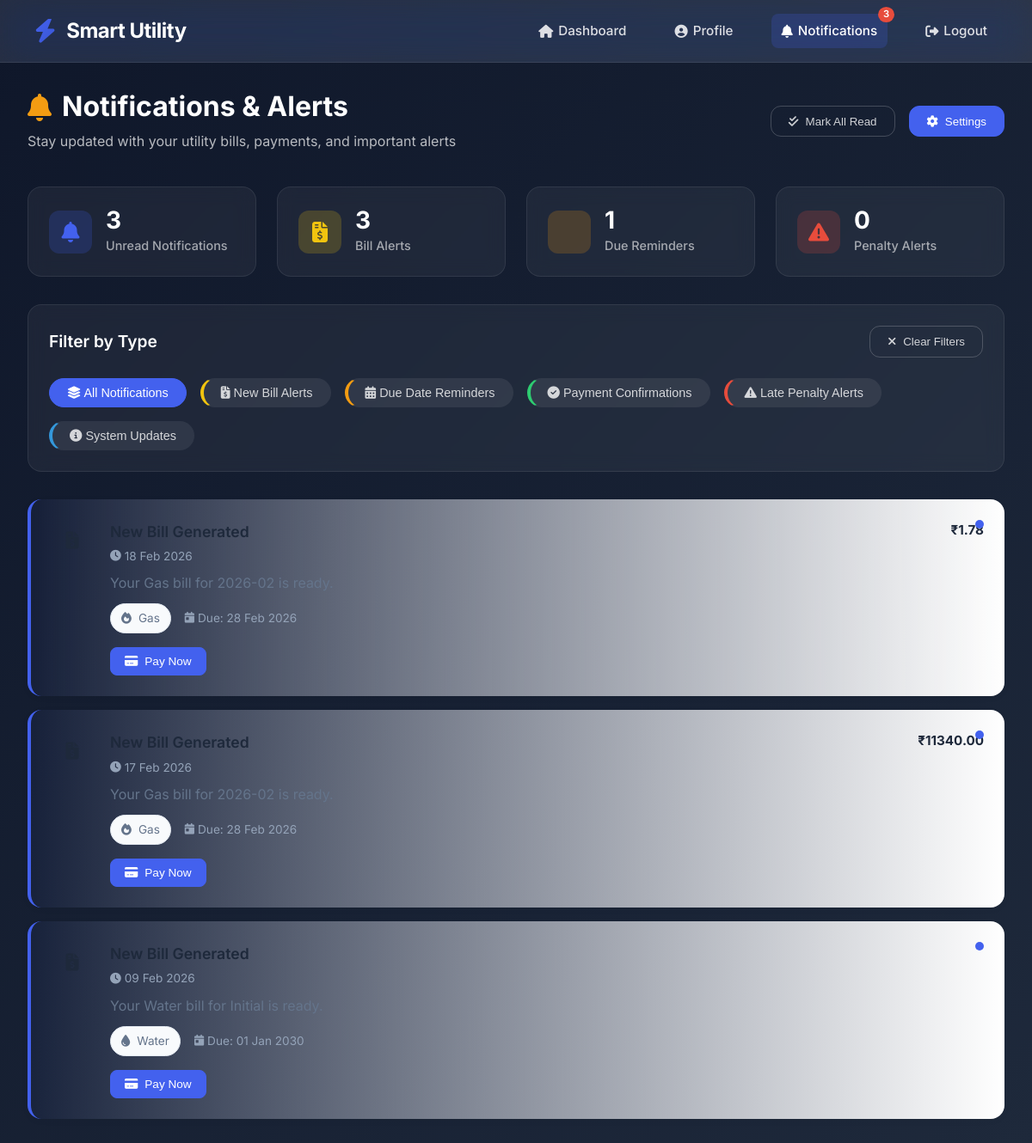
The app's page /consumer/notifications/ (signed in) with its own data.
### app/models.py (models this page shows, shortened)
class Bill(models.Model):
    CONNECTION_CHOICES = (
        ('ELECTRICITY', 'Electricity'),
        ('WATER', 'Water'),
        ('GAS', 'Gas'),
    )
    customer = models.ForeignKey(
        Customer,
        on_delete=models.CASCADE,
        related_name='bills'
    )
    connection_type = models.CharField(
        max_length=20,
        choices=CONNECTION_CHOICES
    )
    month = models.CharField(max_length=20)
    units_consumed = models.DecimalField(max_digits=10, decimal_places=2)
    rate_per_unit = models.DecimalField(max_digits=10, decimal_places=2)
    total_amount = models.DecimalField(max_digits=10, decimal_places=2)
    is_paid = models.BooleanField(default=False)
    bill_date = models.DateField(auto_now_add=True)
    due_date = models.DateField()
    razorpay_order_id = models.CharField(max_length=200, null=True, blank=True)
    generated_by = models.ForeignKey(
        Staff,
        on_delete=models.SET_NULL,
        null=True,
        blank=True,
        related_name='generated_bills'
    )
    created_at = models.DateTimeField(auto_now_add=True)

### app/views.py (the view)
# urls.py: path('consumer/notifications/',views.notifications,name='notifications'),
@login_required
def notifications(request):
    customer = Customer.objects.get(user=request.user)
    notifications = []
    bills = Bill.objects.filter(customer=customer).order_by('-bill_date')[:5]
    for bill in bills:
        notifications.append({
            "type": "bill",
            "unread": True,
            "icon": "fas fa-file-invoice-dollar",
            "title": "New Bill Generated",
            "message": f"Your {bill.connection_type.title()} bill for {bill.month} is ready.",
            "time": bill.bill_date.strftime("%d %b %Y"),
            "amount": bill.total_amount,
            "utility": bill.connection_type.title(),
            "utility_icon": "fas fa-bolt" if bill.connection_type == "ELECTRICITY"
                            else "fas fa-tint" if bill.connection_type == "WATER"
                            else "fas fa-fire",
            "due_date": bill.due_date.strftime("%d %b %Y"),
            "actions": [
                {
                    "label": "Pay Now",
                    "icon": "fas fa-credit-card",
                    "class": "primary",
                    "onclick": f"window.location.href='/consumer/bill/{bill.id}/'"
                }
            ]
        })
    unread_count = len(notifications)
    bill_alerts_count = len(notifications)
    due_reminders_count = Bill.objects.filter(
        customer=customer,
        is_paid=False
    ).count()
    penalty_alerts_count = Bill.objects.filter(
        customer=customer,
        is_paid=False,
        due_date__lt=now().date()
    ).count()
    context = {
        "notifications": notifications,
        "unread_count": unread_count,
        "bill_alerts_count": bill_alerts_count,
        "due_reminders_count": due_reminders_count,
        "penalty_alerts_count": penalty_alerts_count,
    }
    return render(request, "consumer/notification.html", context)

### app/templates/consumer/notification.html (shortened to what this page needs)
{% load static %}
<!DOCTYPE html>
<html lang="en">
<head>
    <link rel="stylesheet" href="https://cdnjs.cloudflare.com/ajax/libs/font-awesome/6.4.0/css/all.min.css">
</head>
<body>
<nav class="navbar">
    <div class="navbar-brand">
        <i class="fas fa-bolt"></i>
        <h1>Smart Utility</h1>
    </div>
    <div class="navbar-nav">
        <a href="{% url 'customer_dashboard' %}" class="nav-link">
            <i class="fas fa-home"></i>
            <span>Dashboard</span>
        </a>
        <a href="{% url 'profile' %}" class="nav-link">
            <i class="fas fa-user-circle"></i>
            <span>Profile</span>
        </a>
        <a href="#" class="nav-link active notification-badge">
            <i class="fas fa-bell"></i>
            <span>Notifications</span>
            {% if unread_count > 0 %}
            <span class="badge">{{ unread_count }}</span>
            {% endif %}
        </a>
        <a href="{% url 'customer_login' %}" class="nav-link">
            <i class="fas fa-sign-out-alt"></i>
            <span>Logout</span>
        </a>
    </div>
</nav>
<main class="notifications-container">
    <header class="notifications-header">
        <div>
            <h1 class="page-title">
                <i class="fas fa-bell"></i>
                Notifications & Alerts
            </h1>
            <p class="page-subtitle">Stay updated with your utility bills, payments, and important alerts</p>
        </div>
        <div class="filter-actions">
            <button class="action-btn" onclick="markAllAsRead()">
                <i class="fas fa-check-double"></i>
                Mark All Read
            </button>
            <button class="action-btn primary" onclick="openSettings()">
                <i class="fas fa-cog"></i>
                Settings
            </button>
        </div>
    </header>
    <div class="stats-cards">
        <div class="stat-card">
            <div class="stat-content">
                <div class="stat-icon unread">
                    <i class="fas fa-bell"></i>
                </div>
                <div class="stat-info">
                    <div class="stat-value">{{ unread_count }}</div>
                    <div class="stat-label">Unread Notifications</div>
                </div>
            </div>
        </div>
        <div class="stat-card">
            <div class="stat-content">
                <div class="stat-icon bills">
                    <i class="fas fa-file-invoice-dollar"></i>
                </div>
                <div class="stat-info">
                    <div class="stat-value">{{ bill_alerts_count }}</div>
                    <div class="stat-label">Bill Alerts</div>
                </div>
            </div>
        </div>
        <div class="stat-card">
            <div class="stat-content">
                <div class="stat-icon due">
                </div>
                <div class="stat-info">
                    <div class="stat-value">{{ due_reminders_count }}</div>
                    <div class="stat-label">Due Reminders</div>
                </div>
            </div>
        </div>
        <div class="stat-card">
            <div class="stat-content">
                <div class="stat-icon late">
                    <i class="fas fa-exclamation-triangle"></i>
                </div>
                <div class="stat-info">
                    <div class="stat-value">{{ penalty_alerts_count }}</div>
                    <div class="stat-label">Penalty Alerts</div>
                </div>
            </div>
        </div>
    </div>
    <section class="filters-section">
        <div class="filters-header">
            <h3 class="filters-title">Filter by Type</h3>
            <button class="action-btn" onclick="clearFilters()">
                <i class="fas fa-times"></i>
                Clear Filters
            </button>
        </div>
        <div class="filter-tags">
            <button class="filter-tag active" data-filter="all">
                <i class="fas fa-layer-group"></i>
                All Notifications
            </button>
            <button class="filter-tag bill-alert" data-filter="bill">
                <i class="fas fa-file-invoice-dollar"></i>
                New Bill Alerts
            </button>
            <button class="filter-tag due-reminder" data-filter="due">
                <i class="fas fa-calendar-alt"></i>
                Due Date Reminders
            </button>
            <button class="filter-tag payment-confirm" data-filter="payment">
                <i class="fas fa-check-circle"></i>
                Payment Confirmations
            </button>
            <button class="filter-tag late-penalty" data-filter="penalty">
                <i class="fas fa-exclamation-triangle"></i>
                Late Penalty Alerts
            </button>
            <button class="filter-tag system" data-filter="system">
                <i class="fas fa-info-circle"></i>
                System Updates
            </button>
        </div>
    </section>
    <div class="notifications-list">
        {% if notifications %}
            {% for notification in notifications %}
            <div class="notification-card {{ notification.type }} {% if notification.unread %}unread{% endif %}" data-type="{{ notification.type }}">
                {% if notification.unread %}
                <div class="unread-dot"></div>
                {% endif %}
                <div class="notification-icon {{ notification.type }}">
                    <i class="{{ notification.icon }}"></i>
                </div>
                <div class="notification-content">
                    <div class="notification-header">
                        <div>
                            <h3 class="notification-title">{{ notification.title }}</h3>
                            <span class="notification-time">
                                <i class="fas fa-clock"></i>
                                {{ notification.time }}
                            </span>
                        </div>
                        {% if notification.amount %}
                        <span class="notification-amount">₹{{ notification.amount }}</span>
                        {% endif %}
                    </div>
                    <p class="notification-message">{{ notification.message }}</p>
                    <div class="notification-meta">
                        {% if notification.utility %}
                        <span class="notification-utility">
                            <i class="{{ notification.utility_icon }}"></i>
                            {{ notification.utility }}
                        </span>
                        {% endif %}
                        {% if notification.due_date %}
                        <span class="notification-time">
                            <i class="fas fa-calendar-day"></i>
                            Due: {{ notification.due_date }}
                        </span>
                        {% endif %}
                    </div>
                    {% if notification.actions %}
                    <div class="notification-actions">
                        {% for action in notification.actions %}
                        <button class="notification-btn {{ action.class }}" onclick="{{ action.onclick }}">
                            <i class="{{ action.icon }}"></i>
                            {{ action.label }}
                        </button>
                        {% endfor %}
                    </div>
                    {% endif %}
                </div>
            </div>
            {% endfor %}
        {% endif %}
    </div>
</main>
</body>
</html>

### records on screen
Bill: title "New Bill Generated", time "18 Feb 2026", amount "1.78", message "Your Gas bill for 2026-02 is ready.", utility "Gas", due_date "28 Feb 2026", label "Pay Now"
Bill: title "New Bill Generated", time "17 Feb 2026", amount "11340.00", message "Your Gas bill for 2026-02 is ready.", utility "Gas", due_date "28 Feb 2026", label "Pay Now"
Bill: title "New Bill Generated", time "09 Feb 2026", message "Your Water bill for Initial is ready.", utility "Water", due_date "01 Jan 2030", label "Pay Now"

### other values on screen
{{ unread_count }} "3"
{{ bill_alerts_count }} "3"
{{ due_reminders_count }} "1"
{{ penalty_alerts_count }} "0"
